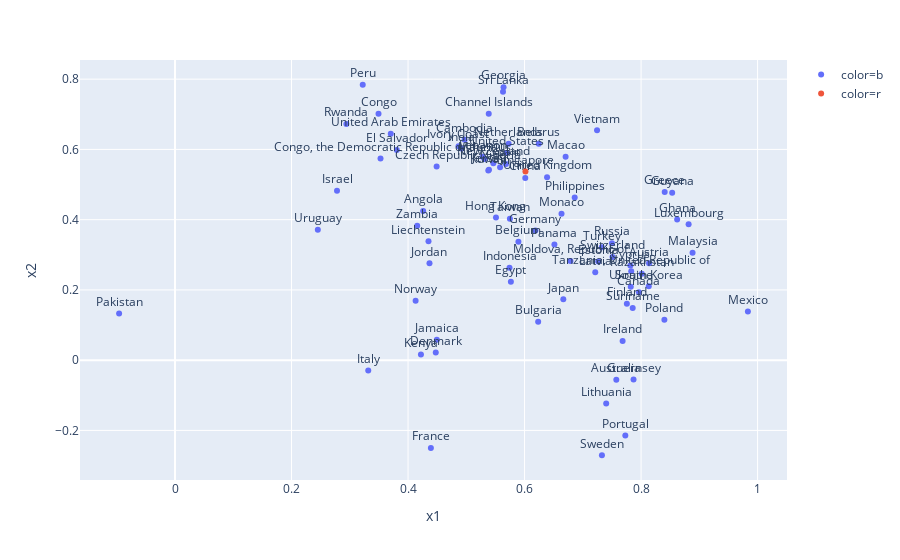

Notebook cell for this chart:
### Code cell
fig = px.scatter(connected_community_res_df,  
                    x="x1",  
                    y="x2",   
                    text="name",  
                    color='color',  
                    log_x=False,  
                    size_max=60)

fig.update_traces(textposition='top center')

fig.update_layout(
    height=800,
    title_text=''
)

fig.show()

### Figure 1 — Plotly figure (JSON) as saved in the notebook; plotly's stock layout.template omitted (floating-point values rounded to 4 significant figures)
{"data": [{"hoverlabel": {"namelength": 0}, "hovertemplate": "color=b<br>x1=%{x}<br>x2=%{y}<br>name=%{text}", "legendgroup": "color=b", "marker": {"color": "#636efa", "symbol": "circle"}, "mode": "markers+text", "name": "color=b", "showlegend": true, "text": ["Angola", "Australia", "Austria", "Belarus", "Belgium", "Bulgaria", "Cambodia", "Canada", "Channel Islands", "China", "Congo", "Congo, the Democratic Republic of the", "Ivory Coast", "Cyprus", "Czech Republic", "Denmark", "Egypt", "El Salvador", "Estonia", "Finland", "France", "Georgia", "Germany", "Ghana", "Greece", "Guernsey", "Guyana", "Hong Kong", "India", "Indonesia", "Ireland", "Israel", "Italy", "Jamaica", "Japan", "Jersey", "Jordan", "Kazakhstan", "Kenya", "South Korea", "Kuwait", "Latvia", "Lebanon", "Liechtenstein", "Lithuania", "Luxembourg", "Macao", "Malaysia", "Mauritius", "Mexico", "Moldova, Republic of", "Monaco", "Netherlands", "New Zealand", "Nigeria", "Norway", "Pakistan", "Panama", "Peru", "Philippines", "Poland", "Portugal", "Russia", "Rwanda", "Spain", "Sri Lanka", "Suriname", "Sweden", "Switzerland", "Taiwan", "Tanzania, United Republic of", "Turkey", "Ukraine", "United Arab Emirates", "United Kingdom", "United States", "Uruguay", "Vietnam", "Zambia"], "textposition": "top center", "type": "scatter", "x": [0.4259, 0.7575, 0.8137, 0.6244, 0.5894, 0.6233, 0.4971, 0.7964, 0.5385, 0.6012, 0.3493, 0.3528, 0.4866, 0.7817, 0.449, 0.4476, 0.5765, 0.3807, 0.7265, 0.7756, 0.4392, 0.5639, 0.6186, 0.8619, 0.8406, 0.7871, 0.8534, 0.5509, 0.4915, 0.5742, 0.7683, 0.2781, 0.3317, 0.4494, 0.6665, 0.5389, 0.4368, 0.8013, 0.4221, 0.8132, 0.5377, 0.7213, 0.5279, 0.4351, 0.7401, 0.8816, 0.6705, 0.8884, 0.5312, 0.9834, 0.6788, 0.6634, 0.5726, 0.5465, 0.558, 0.413, -0.09598, 0.6512, 0.3222, 0.6861, 0.84, 0.773, 0.75, 0.2942, 0.5681, 0.563, 0.7856, 0.7328, 0.751, 0.5748, 0.7831, 0.7326, 0.7823, 0.3704, 0.6386, 0.5695, 0.2451, 0.7244, 0.4157], "xaxis": "x", "y": [0.4245, -0.05584, 0.2759, 0.6158, 0.3373, 0.1092, 0.6276, 0.1934, 0.7016, 0.5185, 0.7018, 0.5741, 0.6092, 0.2698, 0.551, 0.02208, 0.2233, 0.5981, 0.2812, 0.1609, -0.2502, 0.777, 0.3693, 0.4004, 0.4786, -0.05478, 0.4766, 0.406, 0.6023, 0.2633, 0.05447, 0.482, -0.02971, 0.05782, 0.1733, 0.5421, 0.2759, 0.2463, 0.01641, 0.2102, 0.5402, 0.25, 0.5794, 0.3385, -0.1231, 0.3866, 0.5793, 0.306, 0.5728, 0.1389, 0.2823, 0.4168, 0.6162, 0.5608, 0.5493, 0.169, 0.1326, 0.3292, 0.7841, 0.4633, 0.1154, -0.2141, 0.3332, 0.6722, 0.5586, 0.7641, 0.1489, -0.2707, 0.2936, 0.4024, 0.2529, 0.3214, 0.2093, 0.6445, 0.5209, 0.5903, 0.371, 0.6546, 0.3826], "yaxis": "y"}, {"hoverlabel": {"namelength": 0}, "hovertemplate": "color=r<br>x1=%{x}<br>x2=%{y}<br>name=%{text}", "legendgroup": "color=r", "marker": {"color": "#EF553B", "symbol": "circle"}, "mode": "markers+text", "name": "color=r", "showlegend": true, "text": ["Singapore"], "textposition": "top center", "type": "scatter", "x": [0.6015], "xaxis": "x", "y": [0.5368], "yaxis": "y"}], "layout": {"autosize": true, "legend": {"tracegroupgap": 0}, "margin": {"t": 60}, "title": {"text": ""}, "xaxis": {"anchor": "y", "autorange": true, "domain": [0, 1], "range": [-0.1622, 1.05], "showspikes": false, "title": {"text": "x1"}, "type": "linear"}, "yaxis": {"anchor": "x", "autorange": true, "domain": [0, 1], "range": [-0.3455, 0.8589], "showspikes": false, "title": {"text": "x2"}, "type": "linear"}}}
